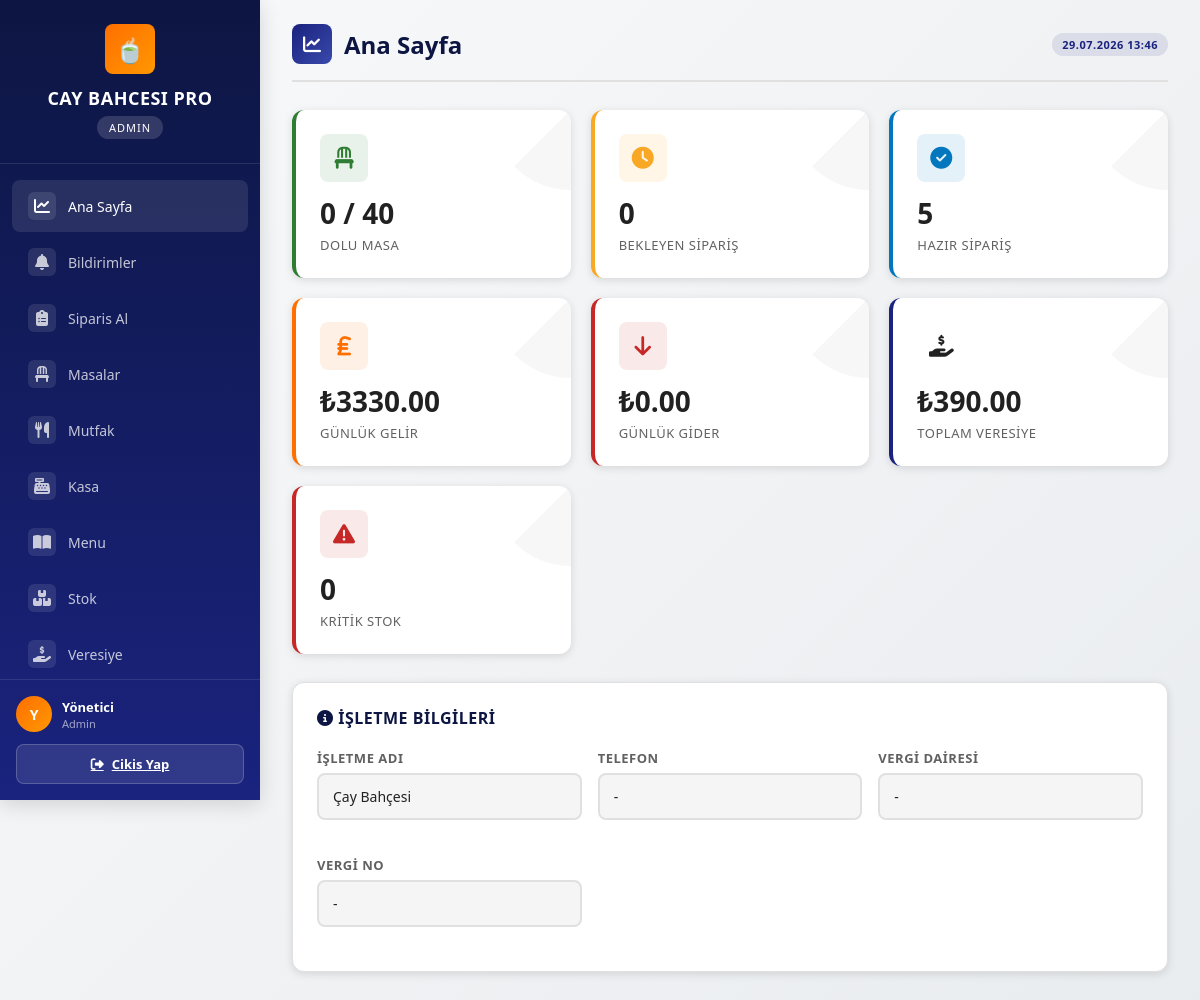
The app's page /dashboard (signed in) with its own data.
### tables this page shows
CREATE TABLE settings (
            id INTEGER PRIMARY KEY,
            isletme_adi TEXT DEFAULT 'Çay Bahçesi',
            vergi_dairesi TEXT DEFAULT '',
            vergi_no TEXT DEFAULT '',
            telefon TEXT DEFAULT '',
            adres TEXT DEFAULT '',
            iyi_niyet TEXT DEFAULT 'Afiyet olsun, tekrar bekleriz!',
            max_garson INTEGER DEFAULT 10,
            max_kat INTEGER DEFAULT 20,
            host_url TEXT DEFAULT 'http://localhost:8000'
        , public_menu_url TEXT DEFAULT 'https://kestanelikcaybahcem.onrender.com/dis/menu');

### app.py (the view)
@app.route('/dashboard')
def dashboard():
    if 'user_id' not in session:
        return redirect(url_for('login'))
    conn = get_db()
    c = conn.cursor()
    c.execute("SELECT COUNT(*) as toplam FROM masalar")
    toplam_masa = c.fetchone()['toplam']
    c.execute("SELECT COUNT(*) as dolu FROM masalar WHERE durum='dolu'")
    dolu_masa = c.fetchone()['dolu']
    c.execute("SELECT COUNT(*) as bekleyen FROM siparisler WHERE durum='bekliyor'")
    bekleyen = c.fetchone()['bekleyen']
    c.execute("SELECT COUNT(*) as hazir FROM siparisler WHERE durum='hazir'")
    hazir = c.fetchone()['hazir']
    today = datetime.now().strftime('%Y-%m-%d')
    c.execute("SELECT COALESCE(SUM(tutar), 0) as gunluk FROM kasa WHERE date(created_at)=? AND tip='gelir'", (today,))
    gunluk_gelir = c.fetchone()['gunluk']
    c.execute("SELECT COALESCE(SUM(tutar), 0) as gunluk FROM kasa WHERE date(created_at)=? AND tip='gider'", (today,))
    gunluk_gider = c.fetchone()['gunluk']
    c.execute("SELECT COALESCE(SUM(toplam_borc), 0) as toplam FROM veresiye")
    toplam_borc = c.fetchone()['toplam']
    c.execute("SELECT COUNT(*) as kritik FROM urunler WHERE stok <= kritik_stok AND aktif=1")
    kritik_stok = c.fetchone()['kritik']
    c.execute("SELECT * FROM settings WHERE id=1")
    settings = c.fetchone()
    c.execute("SELECT COUNT(*) as sayi FROM musteri_bildirimler WHERE durum='bekliyor'")
    yeni_bildirim = c.fetchone()['sayi']
    conn.close()
    return render_template('dashboard.html', toplam_masa=toplam_masa, dolu_masa=dolu_masa,
                           bekleyen=bekleyen, hazir=hazir, gunluk_gelir=gunluk_gelir,
                           gunluk_gider=gunluk_gider, toplam_borc=toplam_borc,
                           kritik_stok=kritik_stok, settings=settings, now=datetime.now(),
                           yeni_bildirim=yeni_bildirim)

### database.py (called while the page is built)
def get_db():
    conn = sqlite3.connect(DB_PATH)
    conn.row_factory = sqlite3.Row
    return conn

### templates/dashboard.html (shortened to what this page needs)
{% extends "base.html" %}
{% block content %}
<div class="page-header">
    <h1><span class="icon"><i class="fas fa-chart-line"></i></span> Ana Sayfa</h1>
    <span class="badge badge-primary">{{ now.strftime('%d.%m.%Y %H:%M') }}</span>
</div>
<div class="stats-grid">
    <div class="stat-card success">
        <div class="stat-icon"><i class="fas fa-chair"></i></div>
        <div class="stat-value">{{ dolu_masa }} / {{ toplam_masa }}</div>
        <div class="stat-label">Dolu Masa</div>
    </div>
    <div class="stat-card warning">
        <div class="stat-icon"><i class="fas fa-clock"></i></div>
        <div class="stat-value">{{ bekleyen }}</div>
        <div class="stat-label">Bekleyen Sipariş</div>
    </div>
    <div class="stat-card info">
        <div class="stat-icon"><i class="fas fa-check-circle"></i></div>
        <div class="stat-value">{{ hazir }}</div>
        <div class="stat-label">Hazır Sipariş</div>
    </div>
    <div class="stat-card accent">
        <div class="stat-icon"><i class="fas fa-lira-sign"></i></div>
        <div class="stat-value">₺{{ "%.2f"|format(gunluk_gelir) }}</div>
        <div class="stat-label">Günlük Gelir</div>
    </div>
    <div class="stat-card danger">
        <div class="stat-icon"><i class="fas fa-arrow-down"></i></div>
        <div class="stat-value">₺{{ "%.2f"|format(gunluk_gider) }}</div>
        <div class="stat-label">Günlük Gider</div>
    </div>
    <div class="stat-card">
        <div class="stat-icon"><i class="fas fa-hand-holding-usd"></i></div>
        <div class="stat-value">₺{{ "%.2f"|format(toplam_borc) }}</div>
        <div class="stat-label">Toplam Veresiye</div>
    </div>
    <div class="stat-card danger">
        <div class="stat-icon"><i class="fas fa-exclamation-triangle"></i></div>
        <div class="stat-value">{{ kritik_stok }}</div>
        <div class="stat-label">Kritik Stok</div>
    </div>
</div>
<div class="card">
    <div class="card-header">
        <h3><i class="fas fa-info-circle"></i> İşletme Bilgileri</h3>
    </div>
    <div class="form-row">
        <div class="form-group">
            <label>İşletme Adı</label>
            <div class="form-control" style="background:var(--gray-light);">{{ settings.isletme_adi }}</div>
        </div>
        <div class="form-group">
            <label>Telefon</label>
            <div class="form-control" style="background:var(--gray-light);">{{ settings.telefon or '-' }}</div>
        </div>
        <div class="form-group">
            <label>Vergi Dairesi</label>
            <div class="form-control" style="background:var(--gray-light);">{{ settings.vergi_dairesi or '-' }}</div>
        </div>
        <div class="form-group">
            <label>Vergi No</label>
            <div class="form-control" style="background:var(--gray-light);">{{ settings.vergi_no or '-' }}</div>
        </div>
    </div>
</div>
{% endblock %}

### static/css/style.css (style rules this page uses)
:root { --primary: #1a237e; --primary-light: #3949ab; --primary-dark: #0d1642; --accent: #ff6f00; --accent-light: #ff9800; --success: #2e7d32; --success-light: #4caf50; --danger: #c62828; --danger-light: #ef5350; --warning: #f9a825; --info: #0277bd; --dark: #212121; --gray: #616161; --gray-light: #f5f5f5; --gray-border: #e0e0e0; --white: #ffffff; --shadow: 0 2px 8px rgba(0,0,0,0.12); --shadow-lg: 0 4px 20px rgba(0,0,0,0.15); --radius: 8px; --radius-lg: 12px; --transition: all 0.25s ease; }
* { margin: 0; padding: 0; box-sizing: border-box; }
body { font-family: 'Segoe UI', Tahoma, Geneva, Verdana, sans-serif; background: linear-gradient(135deg, #f8f9fa 0%, #e9ecef 100%); color: var(--dark); min-height: 100vh; }
.page-header { display: flex; justify-content: space-between; align-items: center; margin-bottom: 28px; padding-bottom: 16px; border-bottom: 2px solid var(--gray-border); }
.page-header h1 { font-size: 24px; font-weight: 700; color: var(--primary-dark); display: flex; align-items: center; gap: 12px; }
.page-header h1 .icon { width: 40px; height: 40px; background: linear-gradient(135deg, var(--primary), var(--primary-light)); color: var(--white); border-radius: var(--radius); display: flex; align-items: center; justify-content: center; font-size: 18px; }
.card { background: var(--white); border-radius: var(--radius-lg); box-shadow: var(--shadow); padding: 24px; margin-bottom: 24px; border: 1px solid var(--gray-border); transition: var(--transition); }
.card-header { display: flex; justify-content: space-between; align-items: center; margin-bottom: 20px; }
.card-header h3 { font-size: 16px; font-weight: 700; color: var(--primary-dark); text-transform: uppercase; letter-spacing: 0.5px; }
.stats-grid { display: grid; grid-template-columns: repeat(auto-fit, minmax(220px, 1fr)); gap: 20px; margin-bottom: 28px; }
.stat-card { background: var(--white); border-radius: var(--radius-lg); padding: 24px; box-shadow: var(--shadow); border-left: 4px solid var(--primary); transition: var(--transition); position: relative; overflow: hidden; }
.stat-card::before { content: ''; position: absolute; top: 0; right: 0; width: 80px; height: 80px; background: linear-gradient(135deg, transparent 50%, rgba(0,0,0,0.03) 50%); border-radius: 0 0 0 80px; }
.stat-card.success { border-left-color: var(--success); }
.stat-card.danger { border-left-color: var(--danger); }
.stat-card.warning { border-left-color: var(--warning); }
.stat-card.info { border-left-color: var(--info); }
.stat-card.accent { border-left-color: var(--accent); }
.stat-card .stat-icon { width: 48px; height: 48px; border-radius: var(--radius); display: flex; align-items: center; justify-content: center; font-size: 22px; margin-bottom: 12px; }
.stat-card.success .stat-icon { background: rgba(46, 125, 50, 0.1); color: var(--success); }
.stat-card.danger .stat-icon { background: rgba(198, 40, 40, 0.1); color: var(--danger); }
.stat-card.warning .stat-icon { background: rgba(249, 168, 37, 0.1); color: var(--warning); }
.stat-card.info .stat-icon { background: rgba(2, 119, 189, 0.1); color: var(--info); }
.stat-card.accent .stat-icon { background: rgba(255, 111, 0, 0.1); color: var(--accent); }
.stat-card .stat-value { font-size: 28px; font-weight: 800; color: var(--dark); margin-bottom: 4px; }
.stat-card .stat-label { font-size: 13px; color: var(--gray); font-weight: 500; text-transform: uppercase; letter-spacing: 0.5px; }
.form-group { margin-bottom: 20px; }
.form-group label { display: block; font-size: 13px; font-weight: 600; color: var(--gray); margin-bottom: 6px; text-transform: uppercase; letter-spacing: 0.5px; }
.form-control { width: 100%; padding: 12px 14px; border: 2px solid var(--gray-border); border-radius: var(--radius); font-size: 14px; transition: var(--transition); background: var(--white); }
.form-row { display: grid; grid-template-columns: repeat(auto-fit, minmax(200px, 1fr)); gap: 16px; }
.badge { display: inline-flex; align-items: center; padding: 4px 10px; border-radius: 20px; font-size: 11px; font-weight: 600; text-transform: uppercase; letter-spacing: 0.5px; }
.badge-primary { background: rgba(26, 35, 126, 0.1); color: var(--primary); }

### records on screen
settings: isletme_adi "Çay Bahçesi", telefon "-", vergi_dairesi "-", vergi_no "-"

### other values on screen
{{ session.role|upper }} "ADMIN"
{{ session.ad_soyad[:1] if session.ad_soyad else session.username[:1] }} "Y"
{{ session.ad_soyad or session.username }} "Yönetici"
{{ session.role|capitalize }} "Admin"
{{ dolu_masa }} "0"
{{ toplam_masa }} "40"
{{ bekleyen }} "0"
{{ hazir }} "5"
{{ "%.2f"|format(gunluk_gelir) }} "3330.00"
{{ "%.2f"|format(gunluk_gider) }} "0.00"
{{ "%.2f"|format(toplam_borc) }} "390.00"
{{ kritik_stok }} "0"
